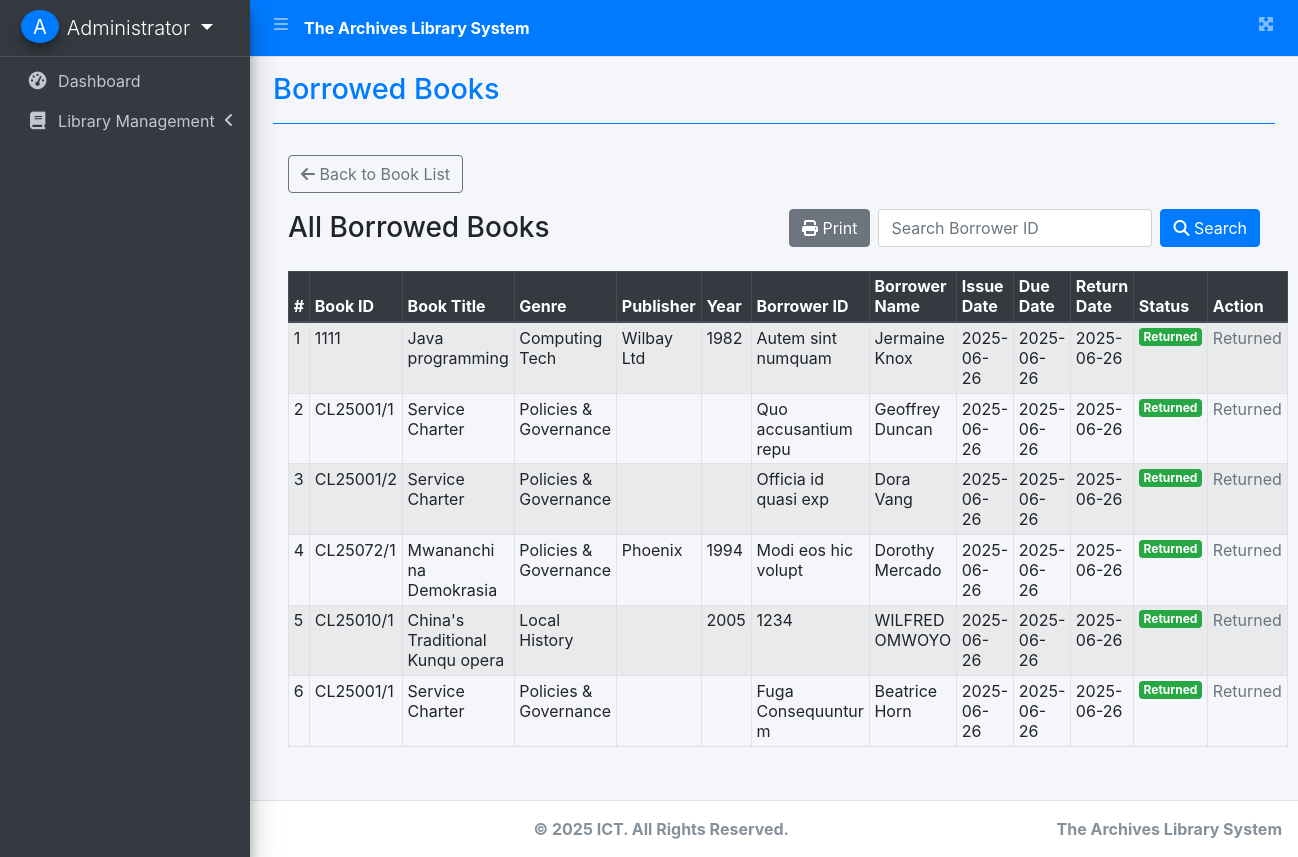
The page /index.php?page=borrowed_books (signed in) on the database its author committed.
### tables this page shows
CREATE TABLE `book_issues` (
  `id` int(11) NOT NULL,
  `book_id` varchar(50) DEFAULT NULL,
  `user_id` int(11) DEFAULT NULL,
  `issue_date` date DEFAULT NULL,
  `due_date` date DEFAULT NULL,
  `return_date` date DEFAULT NULL,
  `status` varchar(20) DEFAULT 'Issued'
);

CREATE TABLE `bookpreset` (
  `id` int(11) NOT NULL,
  `book_id` varchar(50) NOT NULL,
  `book_title` varchar(200) NOT NULL,
  `book_author` varchar(100) NOT NULL,
  `book_genre` varchar(100) NOT NULL,
  `publisher` varchar(150) NOT NULL,
  `location` varchar(100) NOT NULL,
  `year_published` varchar(10) NOT NULL,
  `isbn` varchar(50) NOT NULL,
  `quantity` int(11) NOT NULL DEFAULT 1,
  `status` varchar(50) NOT NULL DEFAULT 'Available'
);

CREATE TABLE `borrowers` (
  `id` int(11) NOT NULL,
  `borrower_id` varchar(50) NOT NULL,
  `full_name` varchar(255) NOT NULL,
  `contact_number` varchar(20) DEFAULT NULL,
  `email` varchar(100) DEFAULT NULL,
  `address` text DEFAULT NULL,
  `membership_date` date DEFAULT NULL,
  `notes` text DEFAULT NULL
);

### borrowed_books.php (the view, shortened to what this page needs)
<?php
include 'db_connect.php';
$search_id = '';
$where = '';
$borrowed = $conn->query("
    SELECT bi.*,
           bp.book_title, bp.book_genre, bp.publisher, bp.year_published,
           b.full_name AS borrower_name, b.borrower_id
    FROM book_issues bi
    JOIN bookpreset bp ON bp.book_id = bi.book_id
    JOIN borrowers b ON b.id = bi.user_id
    $where
    ORDER BY bi.id DESC
");
?>
<!DOCTYPE html>
<html>
<head>
    <link rel="stylesheet" href="https://stackpath.bootstrapcdn.com/bootstrap/4.5.0/css/bootstrap.min.css">
    <link rel="stylesheet" href="https://cdnjs.cloudflare.com/ajax/libs/font-awesome/6.5.0/css/all.min.css">
</head>
<body class="p-4">
<div class="container">
    <div class="mb-3">
        <a href="index.php?page=book_list" class="btn btn-outline-secondary">
            <i class="fas fa-arrow-left"></i> Back to Book List
        </a>
    </div>
    <div class="d-flex justify-content-between align-items-center mb-4">
        <h3 class="mb-0">All Borrowed Books</h3>
        <div class="d-flex align-items-center">
            <button type="button" class="btn btn-secondary mr-2" onclick="window.print()">
                <i class="fas fa-print"></i> Print
            </button>
            <form class="form-inline mb-0" method="get" action="borrowed_books.php">
                <input type="text" name="search_id" class="form-control mr-2" placeholder="Search Borrower ID" maxlength="8" pattern="\d{8}" value="<?= htmlspecialchars($search_id) ?>">
                <button type="submit" class="btn btn-primary">
                    <i class="fas fa-search"></i> Search
                </button>
            </form>
        </div>
    </div>
    <table class="table table-bordered table-striped table-sm">
        <thead class="thead-dark">
            <tr>
                <th>#</th>
                <th>Book ID</th>
                <th>Book Title</th>
                <th>Genre</th>
                <th>Publisher</th>
                <th>Year</th>
                <th>Borrower ID</th>
                <th>Borrower Name</th>
                <th>Issue Date</th>
                <th>Due Date</th>
                <th>Return Date</th>
                <th>Status</th>
                <th>Action</th>
            </tr>
        </thead>
        <tbody>
        <?php $i = 1; while ($row = $borrowed->fetch_assoc()): ?>
            <tr>
                <td><?= $i++ ?></td>
                <td><?= htmlspecialchars($row['book_id']) ?></td>
                <td><?= htmlspecialchars($row['book_title']) ?></td>
                <td><?= htmlspecialchars($row['book_genre']) ?></td>
                <td><?= htmlspecialchars($row['publisher']) ?></td>
                <td><?= htmlspecialchars($row['year_published']) ?></td>
                <td><?= htmlspecialchars($row['borrower_id']) ?></td>
                <td><?= htmlspecialchars($row['borrower_name']) ?></td>
                <td><?= $row['issue_date'] ?></td>
                <td><?= $row['due_date'] ?></td>
                <td><?= $row['return_date'] ?? '-' ?></td>
                <td>
                    <?php if ($row['status'] === 'Issued'): ?>
                        <span class="badge badge-warning">Issued</span>
                    <?php else: ?>
                        <span class="badge badge-success">Returned</span>
                    <?php endif; ?>
                </td>
                <td>
                    <?php if ($row['status'] === 'Issued'): ?>
                        <a href="?return_id=<?= $row['id'] ?>"
                           class="btn btn-sm btn-success"
                           onclick="return confirm('Mark this book as returned?')">
                           Return
                        </a>
                    <?php else: ?>
                        <span class="text-muted">Returned</span>
                    <?php endif; ?>
                </td>
            </tr>
        <?php endwhile; ?>
        </tbody>
    </table>
</div>
</body>
</html>

### rows shown on the page
book_issues: book "1111", bookpreset.book_title "Java programming", bookpreset.book_genre "Computing Tech", bookpreset.publisher "Wilbay Ltd", bookpreset.year_published "1982", borrowers.borrower_id "Autem sint numquam", borrowers.full_name "Jermaine Knox", issue_date "2025-06-26", due_date "2025-06-26", return_date "2025-06-26", status "Returned"
book_issues: book "CL25001/1", bookpreset.book_title "Service Charter", bookpreset.book_genre "Policies & Governance", borrowers.borrower_id "Quo accusantium repu", borrowers.full_name "Geoffrey Duncan", issue_date "2025-06-26", due_date "2025-06-26", return_date "2025-06-26", status "Returned"
book_issues: book "CL25001/2", bookpreset.book_title "Service Charter", bookpreset.book_genre "Policies & Governance", borrowers.borrower_id "Officia id quasi exp", borrowers.full_name "Dora Vang", issue_date "2025-06-26", due_date "2025-06-26", return_date "2025-06-26", status "Returned"
book_issues: book "CL25072/1", bookpreset.book_title "Mwananchi na Demokrasia", bookpreset.book_genre "Policies & Governance", bookpreset.publisher "Phoenix", bookpreset.year_published "1994", borrowers.borrower_id "Modi eos hic volupt", borrowers.full_name "Dorothy Mercado", issue_date "2025-06-26", due_date "2025-06-26", return_date "2025-06-26", status "Returned"
book_issues: book "CL25010/1", bookpreset.book_title "China's Traditional Kunqu opera", bookpreset.book_genre "Local History", bookpreset.year_published "2005", borrowers.borrower_id "1234", borrowers.full_name "WILFRED OMWOYO", issue_date "2025-06-26", due_date "2025-06-26", return_date "2025-06-26", status "Returned"
book_issues: book "CL25001/1", bookpreset.book_title "Service Charter", bookpreset.book_genre "Policies & Governance", borrowers.borrower_id "Fuga Consequuntur m", borrowers.full_name "Beatrice Horn", issue_date "2025-06-26", due_date "2025-06-26", return_date "2025-06-26", status "Returned"

### other values the page prints
$_SESSION['login_firstname'] . ' ' . $_SESSION['login_lastname'] "Administrator"
$title "Borrowed Books"
